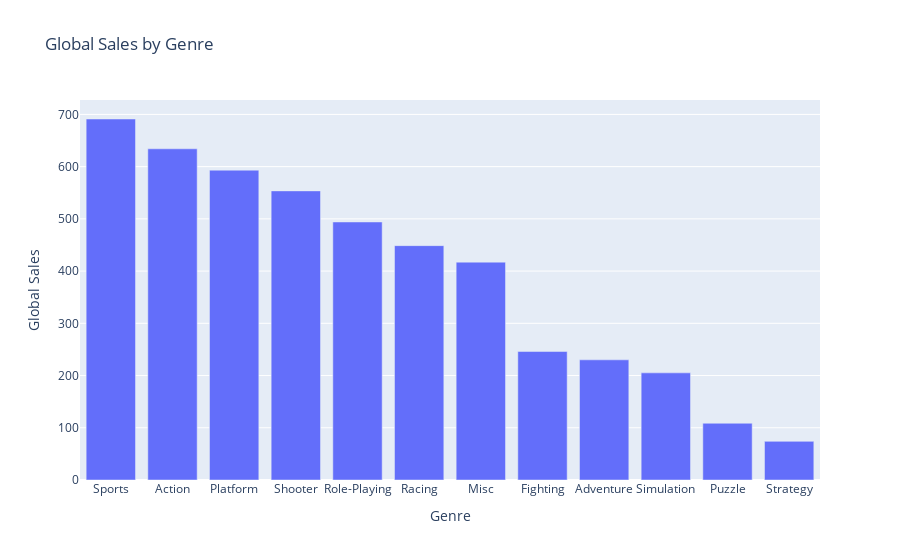
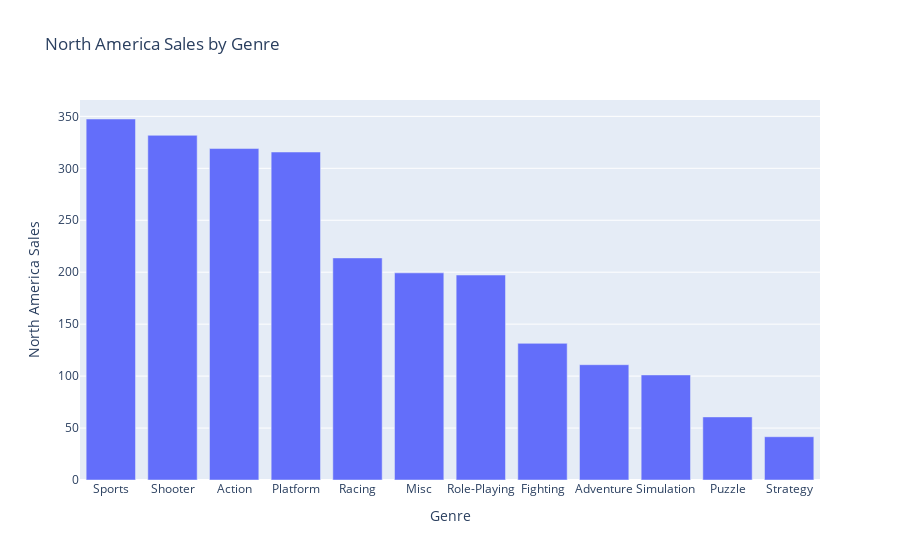
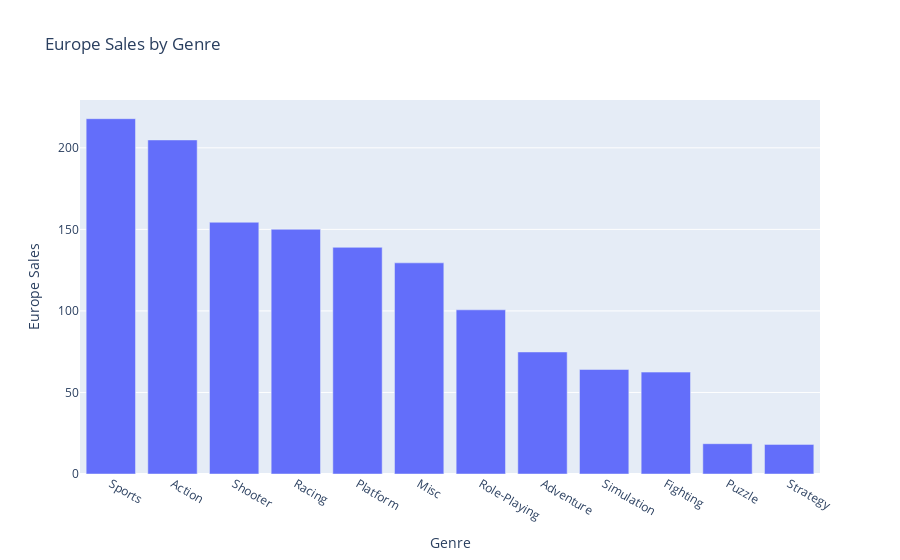
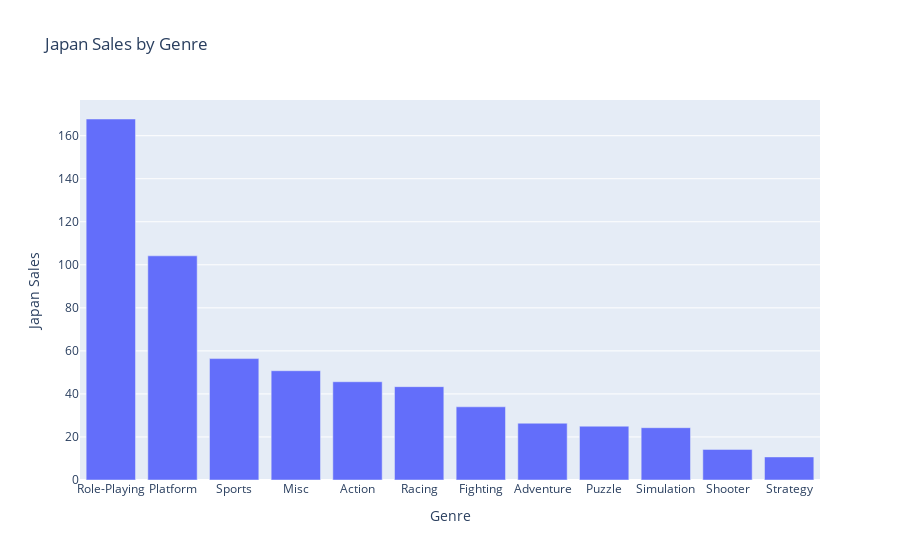

Source (notebook cell) for these figures, in order:
### Markdown cell above
Sales based on Genre in different countries
----

### Code cell
sales_types = ['Global', 'North America', 'Europe', 'Japan', 'Rest of World']
for sales_type in sales_types:
    sales_by_genre = data.groupby('Genre')[sales_type].sum()
    sales_by_genre = sales_by_genre.sort_values(ascending=False)
    fig = go.Figure()
    fig.add_trace(go.Bar(x=sales_by_genre.index, y=sales_by_genre.values))
    fig.update_layout(title=f'{sales_type} Sales by Genre',
                      xaxis_title='Genre',
                      yaxis_title=f'{sales_type} Sales',
                      hovermode='x unified')
    fig.show()

### Figure 1 — Plotly figure (JSON) as saved in the notebook; plotly's stock layout.template omitted (floating-point values rounded to 4 significant figures)
{"data": [{"type": "bar", "x": ["Sports", "Action", "Platform", "Shooter", "Role-Playing", "Racing", "Misc", "Fighting", "Adventure", "Simulation", "Puzzle", "Strategy"], "y": [691.2, 634.1, 593.3, 553.6, 494.0, 448.7, 417.1, 246, 230.1, 205.1, 108.7, 73.97]}], "layout": {"hovermode": "x unified", "title": {"text": "Global Sales by Genre"}, "xaxis": {"title": {"text": "Genre"}}, "yaxis": {"title": {"text": "Global Sales"}}}}

### Figure 2 — Plotly figure (JSON) as saved in the notebook; plotly's stock layout.template omitted (floating-point values rounded to 4 significant figures)
{"data": [{"type": "bar", "x": ["Sports", "Shooter", "Action", "Platform", "Racing", "Misc", "Role-Playing", "Fighting", "Adventure", "Simulation", "Puzzle", "Strategy"], "y": [347.4, 331.7, 319.0, 315.7, 213.8, 199.4, 197.2, 131.5, 111.0, 101.1, 60.72, 41.66]}], "layout": {"hovermode": "x unified", "title": {"text": "North America Sales by Genre"}, "xaxis": {"title": {"text": "Genre"}}, "yaxis": {"title": {"text": "North America Sales"}}}}

### Figure 3 — Plotly figure (JSON) as saved in the notebook; plotly's stock layout.template omitted (floating-point values rounded to 4 significant figures)
{"data": [{"type": "bar", "x": ["Sports", "Action", "Shooter", "Racing", "Platform", "Misc", "Role-Playing", "Adventure", "Simulation", "Fighting", "Puzzle", "Strategy"], "y": [217.9, 204.8, 154.4, 150.1, 139.0, 129.5, 100.7, 74.82, 64.08, 62.47, 18.58, 18.16]}], "layout": {"hovermode": "x unified", "title": {"text": "Europe Sales by Genre"}, "xaxis": {"title": {"text": "Genre"}}, "yaxis": {"title": {"text": "Europe Sales"}}}}

### Figure 4 — Plotly figure (JSON) as saved in the notebook; plotly's stock layout.template omitted (floating-point values rounded to 4 significant figures)
{"data": [{"type": "bar", "x": ["Role-Playing", "Platform", "Sports", "Misc", "Action", "Racing", "Fighting", "Adventure", "Puzzle", "Simulation", "Shooter", "Strategy"], "y": [167.8, 104.2, 56.42, 50.78, 45.66, 43.37, 34.01, 26.38, 25, 24.31, 14.22, 10.72]}], "layout": {"hovermode": "x unified", "title": {"text": "Japan Sales by Genre"}, "xaxis": {"title": {"text": "Genre"}}, "yaxis": {"title": {"text": "Japan Sales"}}}}
